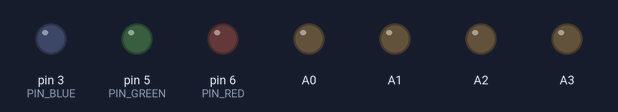
Bench run of a sketch on a simulated Arduino Nano, built with avr-gcc and run on an emulated ATmega328P. Shown: output pins drawn as LEDs (lit = HIGH).

Above: at 1.0 s.
At 2.7 s:
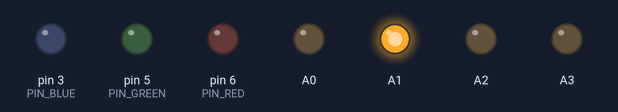
At 3.2 s:
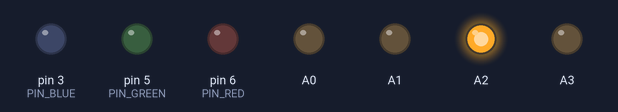
At 3.7 s:
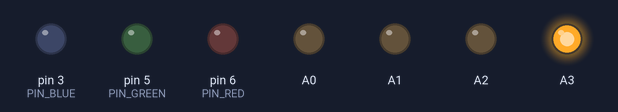
At 7.7 s:
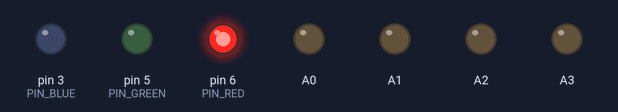
At 11.7 s:
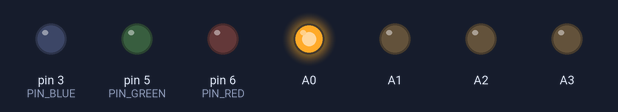
Timing chart, 0 to 12.4 s (numbered marks = the images above):
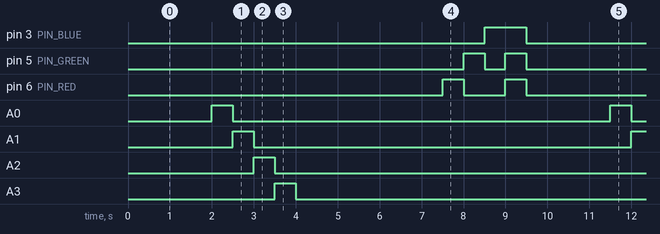

Measured:
- by itself, pin 3 (PIN_BLUE): alternates HIGH for 1.0 s and LOW for 8.5 s
- by itself, pin 5 (PIN_GREEN): repeats every 9.5 s: LOW 0.50 s, HIGH 0.50 s, LOW 8.0 s, HIGH 0.50 s
- by itself, pin 6 (PIN_RED): repeats every 9.5 s: LOW 1.0 s, HIGH 0.50 s, LOW 7.5 s, HIGH 0.50 s
- by itself, A0–3: alternates HIGH for 0.50 s and LOW for 9.0 s

The sketch:

TesteBasico.ino
```cpp
/*
  Software serial multple serial test

 */

#define PIN_RED 6
#define PIN_GREEN 5
#define PIN_BLUE 3

void setup()
{

  pinMode(A0, OUTPUT);
  pinMode(A1, OUTPUT);
  pinMode(A2, OUTPUT);
  pinMode(A3, OUTPUT);
  pinMode(A6, OUTPUT);
  pinMode(A7, OUTPUT);

  Serial.begin(9600);
  analogWrite(6, 0);
  analogWrite(5, 0);
  analogWrite(3, 0);


}

void loop()
{


  digitalWrite(2, HIGH);
  delay(500);
  digitalWrite(2, LOW);
  digitalWrite(4, HIGH);
  delay(500);
  digitalWrite(4, LOW);
  digitalWrite(7, HIGH);
  delay(500);
  digitalWrite(7, LOW);
  digitalWrite(9, HIGH);
  delay(500);
  digitalWrite(9, LOW);

  digitalWrite(A0, HIGH);
  delay(500);
  digitalWrite(A0, LOW);
  digitalWrite(A1, HIGH);
  delay(500);
  digitalWrite(A1, LOW);
  digitalWrite(A2, HIGH);
  delay(500);
  digitalWrite(A2, LOW);
  digitalWrite(A3, HIGH);
  delay(500);
  digitalWrite(A3, LOW);


  digitalWrite(8, HIGH);
  delay(500);
  digitalWrite(8, LOW);
  digitalWrite(10, HIGH);
  delay(500);
  digitalWrite(10, LOW);
  digitalWrite(11, HIGH);
  delay(500);
  digitalWrite(11, LOW);
  digitalWrite(12, HIGH);
  delay(500);
  digitalWrite(12, LOW);
  digitalWrite(13, HIGH);
  delay(500);
  digitalWrite(13, LOW);


  digitalWrite(A6, HIGH);
  delay(500);
  digitalWrite(A6, LOW);
  digitalWrite(A7, HIGH);
  delay(500);
  digitalWrite(A7, LOW);

  analogWrite(PIN_RED, 255);
  delay(500);
  digitalWrite(PIN_RED, 0);
  analogWrite(PIN_GREEN, 255);
  delay(500);
  digitalWrite(PIN_GREEN, 0);
  analogWrite(PIN_BLUE, 255);
  delay(500);
  analogWrite(PIN_BLUE, 255);
  analogWrite(PIN_RED, 255);
  analogWrite(PIN_GREEN, 255);
  delay(500);
  analogWrite(PIN_BLUE, 0);
  analogWrite(PIN_RED, 0);
  analogWrite(PIN_GREEN, 0);


}
```
